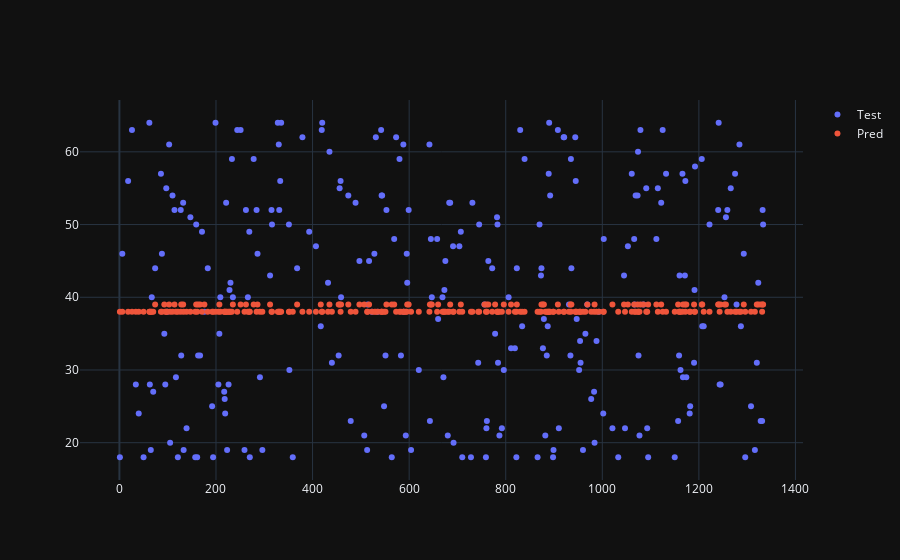

The notebook cell this image was saved under:
### Code cell
fig = go.Figure()

fig.add_trace(go.Scatter(x=test.index, y=test,  mode='markers', name='Test'))

fig.add_trace(go.Scatter(x=pred.index, y=pred, mode='markers', name='Pred'))

fig.show()

### Figure 1 — Plotly figure (JSON) as saved in the notebook; plotly's stock layout.template omitted (floating-point values rounded to 4 significant figures; data arrays with more than 128 entries replaced by an {"elided": "..."} marker saying what was removed)
{"data": [{"mode": "markers", "name": "Test", "x": {"elided": "268 int values"}, "y": {"elided": "268 int values"}, "type": "scatter"}, {"mode": "markers", "name": "Pred", "x": {"elided": "268 int values"}, "y": {"elided": "268 int values"}, "type": "scatter"}], "layout": {}}
